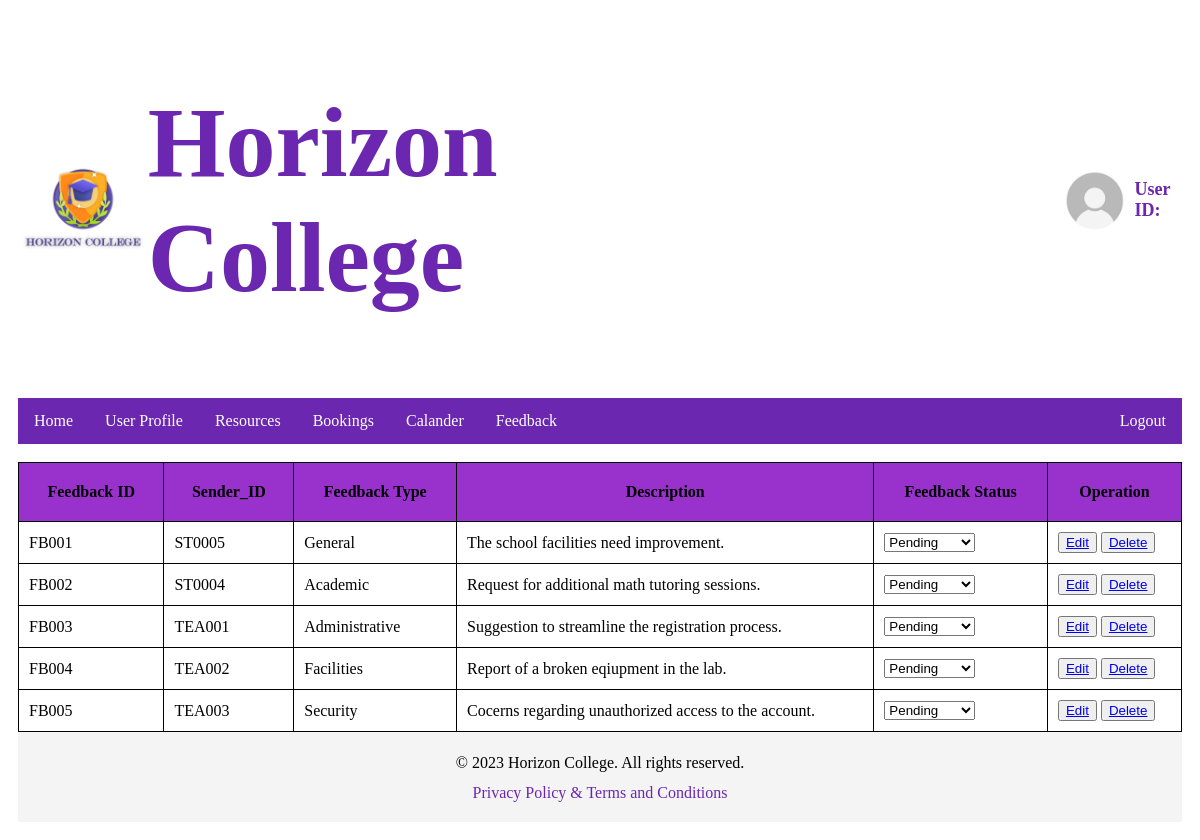
Page /php/read.php on the committed database.
### tables this page shows
CREATE TABLE Feedback(
  Feedback_ID CHAR(5),
  Sender_ID CHAR(6) NOT NULL,
  Feedback_Type VARCHAR(100),
  Feedback_Description VARCHAR(300),
  Feedback_Status VARCHAR(100),
  Feedback_Checker_ID CHAR(6),
  CONSTRAINT pk_Feedback PRIMARY KEY(Feedback_ID),
  CONSTRAINT fk1_Feedback FOREIGN KEY(Feedback_Checker_ID) REFERENCES SystemAdmin(SA_ID) ON UPDATE CASCADE,
  CONSTRAINT FK2_Feedback_Sender FOREIGN KEY (Sender_ID) REFERENCES Users (User_ID)
);

### php/read.php (the view, shortened to what this page needs)
<?php
include_once 'config.php';
include 'admin-header.php'
?>
<div class="displayContainer"></br>
    <table class="table">
        <thead>
  <tr>
    <div class="horizontal">
    <th class="col">Feedback ID</th>
    <th class="col">Sender_ID</th>
    <th class="col">Feedback Type</th>
    <th class="col">Description</th>
    <th class="col">Feedback Status</th>
    <th scope="col" class="col">Operation</th>
    </div>
  </tr>
</thead>
<tbody class="tbody">
  <?php
$sql="SELECT * FROM feedback" ;
$result = $conn->query($sql);
      $feedbackCount = 1;
    while($row=$result->fetch_assoc()){
      $feedbackID = 'FB' . str_pad($feedbackCount, 3, '0', STR_PAD_LEFT);
      $feedbackStatus = $row['Feedback_Status'];
        echo"
        <tr>
        <td>$feedbackID</td>
        <td>$row[Sender_ID]</td>
        <td>$row[Feedback_Type]</td>
        <td>$row[Feedback_Description]</td>
        <td>
        <select name='feedback_status'  id='feedback_status' onchange='updateStatus($row[Sender_ID], this.value)'>
            <option value='pending'" . ($feedbackStatus === 'pending' ? 'selected' : '') . ">Pending</option>
            <option value='open' " . ($feedbackStatus === 'open' ? 'selected' : '') . ">Open</option>
            <option value='closed'" . ($feedbackStatus === 'closed' ? 'selected' : '') . ">Closed</option>
            <option value='responded' " . ($feedbackStatus === 'responded' ? 'selected' : '') . ">Responded</option>
          </select>
        <td>
        <button class='edit'><a href='updatefeedback.php?id=$row[Sender_ID]'>Edit</a></button>
        <button class='delete'><a href='deletefeedback.php?id=$row[Sender_ID]'>Delete</a></button>
      </td>
      </tr>";
      $feedbackCount++;
    }
  ?>
</tbody>
</table>
</div>
<?php
include_once '../php/footer.php';
?>

### css/header-homepage-footer.css (style rules this page uses)
body { background-color:white; background-size:cover; padding: 10px; }

### php/read.php (style rules this page uses)
.table { padding: 200px; align-items: center; border-collapse: collapse; width: 100%; }
.col { padding: 20px; align-items: center; }
th, td { border: 1px solid black; padding: 10px; }
.col { background-color: #9932cc; }

### rows in the picture
feedback: feedbackID "FB001", Sender_ID "ST0005", Feedback_Type "General", Feedback_Description "The school facilities need improvement.", feedback_status "Pending"
feedback: feedbackID "FB002", Sender_ID "ST0004", Feedback_Type "Academic", Feedback_Description "Request for additional math tutoring sessions.", feedback_status "Pending"
feedback: feedbackID "FB003", Sender_ID "TEA001", Feedback_Type "Administrative", Feedback_Description "Suggestion to streamline the registration process.", feedback_status "Pending"
feedback: feedbackID "FB004", Sender_ID "TEA002", Feedback_Type "Facilities", Feedback_Description "Report of a broken eqiupment in the lab.", feedback_status "Pending"
feedback: feedbackID "FB005", Sender_ID "TEA003", Feedback_Type "Security", Feedback_Description "Cocerns regarding unauthorized access to the account.", feedback_status "Pending"
